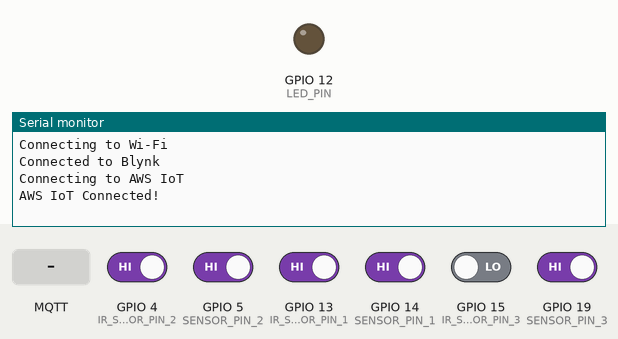
Recording of a sketch running on a simulated ESP32. Shown: output pins drawn as LEDs (lit = HIGH), the last lines printed to the serial monitor. The inputs (shaded band) are chosen by the test bench; at power-on: GPIO 4 (IR_SENSOR_PIN_2), GPIO 5 (SENSOR_PIN_2), GPIO 13 (IR_SENSOR_PIN_1), GPIO 14 (SENSOR_PIN_1), GPIO 19 (SENSOR_PIN_3) HIGH, GPIO 15 (IR_SENSOR_PIN_3) LOW. WiFi joins after 1.5 s; servers stay silent unless stated; no MQTT or app messages arrive unless stated.

Above: at 3.3 s.
3.4 s: GPIO 5 (SENSOR_PIN_2) driven LOW
8.6 s: MQTT message "1" arrives on the first subscribed topic
At 15.3 s:
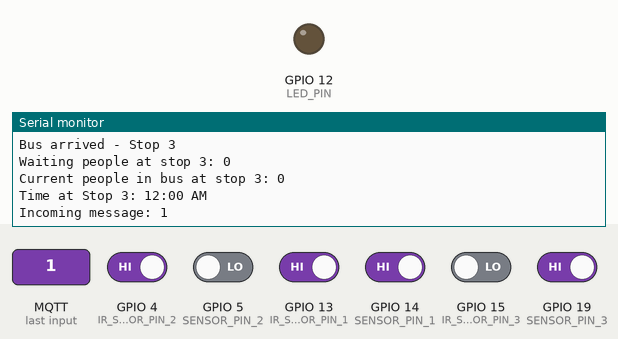
15.6 s: MQTT message "on" arrives on the first subscribed topic
At 20.6 s:
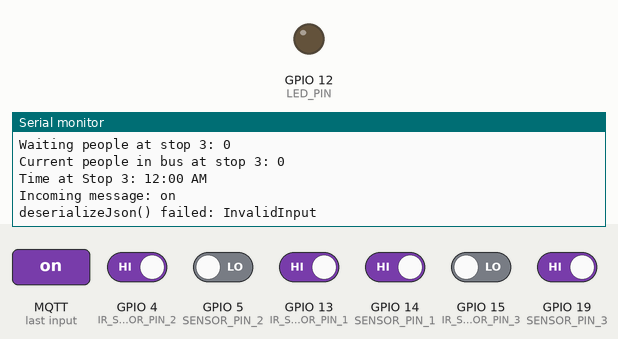
21.6 s: MQTT message "off" arrives on the first subscribed topic
At 26.7 s:
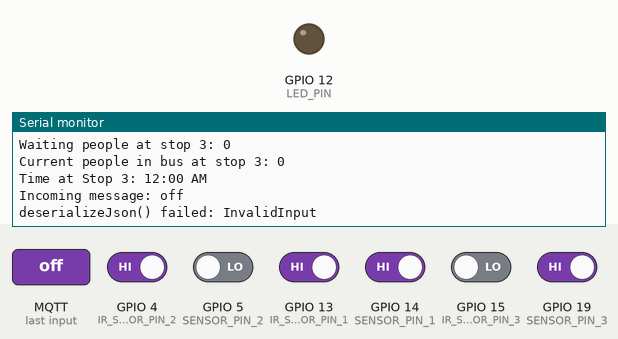

Measured:
- after the input at 8.6 s, the serial monitor: prints a new line after 5.6 s (image 1)
- after the input at 15.6 s, the serial monitor: prints a new line after 4.6 s (image 2)
- after the input at 21.6 s, the serial monitor: prints a new line after 4.6 s (image 3)

The sketch:

test.ino
```cpp
#include "secrets.h"
#include <WiFiClientSecure.h>
#include <PubSubClient.h>
#include <ArduinoJson.h>
#include <BlynkSimpleEsp32.h>
#define BLYNK_PRINT Serial
#include "WiFi.h"


#define BLYNK_TEMPLATE_ID "TMPL3aiEksDHh"
#define BLYNK_TEMPLATE_NAME "ETA"

#define AWS_IOT_PUBLISH_TOPIC   "esp32/pub"
#define AWS_IOT_SUBSCRIBE_TOPIC "esp32/sub"

#define VIRTUAL_PIN_PEOPLE 0
#define VIRTUAL_PIN_STOP_NUMBER 1
#define VIRTUAL_PIN_WAITING_PEOPLE_2 2
#define VIRTUAL_PIN_WAITING_PEOPLE_3 3


//blynk
char auth[] = "iDX0zEhM5RlogLTHzLFNteGXJT46W8Ri";  //Enter your Blynk Auth token
char ssid[] = "Preethi";  //Enter your WIFI SSID
char pass[] = "bat1234567";  //Enter your WIFI Password

BlynkTimer timer;


#define SENSOR_PIN_1 14   // Pin number of the slot sensor
#define IR_SENSOR_PIN_1 13 // Pin number of the IR sensor

#define SENSOR_PIN_2 5  // Pin number of the slot sensor
#define IR_SENSOR_PIN_2 4 // Pin number of the IR sensor

#define SENSOR_PIN_3 19  // Pin number of the slot sensor
#define IR_SENSOR_PIN_3 15 // Pin number of the IR sensor

#define LED_PIN 12        // Pin number of the LED

int count = 0;           // Current count of passengers on the bus
int limit = 3;           // Limit of passengers on the bus
int currentPeople = 0;
int stopNumber = 0;

int waitingPeoplestop2 = 1;  // Number of waiting people at stop 2
int waitingPeoplestop3 = 1;  // Number of waiting people at stop 3

bool busFull = false;    // Flag to indicate if the bus is full

unsigned long arrivalTime;
unsigned long departureTime;
unsigned long departureTime1;
unsigned long departureTime2;
unsigned long departureTime3;

WiFiClientSecure net;
PubSubClient client(net);

void connectAWS()
{
  WiFi.mode(WIFI_STA);
  WiFi.begin(WIFI_SSID, WIFI_PASSWORD);

  Serial.println("Connecting to Wi-Fi");

  while (WiFi.status() != WL_CONNECTED)
  {
    delay(500);
    Serial.print(".");
  }


  // Connect to Blynk
  Blynk.begin(auth, ssid, pass, "blynk.cloud", 80);
  while (!Blynk.connected()) {
    delay(500);
    Serial.print(".");
  }
  Serial.println("Connected to Blynk");


  // Configure WiFiClientSecure to use the AWS IoT device credentials
  net.setCACert(AWS_CERT_CA);
  net.setCertificate(AWS_CERT_CRT);
  net.setPrivateKey(AWS_CERT_PRIVATE);

  // Connect to the MQTT broker on the AWS endpoint we defined earlier
  client.setServer(AWS_IOT_ENDPOINT, 8883);

  // Create a message handler
  client.setCallback(messageHandler);

  Serial.println("Connecting to AWS IoT");

  while (!client.connect(THINGNAME))
  {
    Serial.print(".");
    delay(100);
  }

  if (!client.connected())
  {
    Serial.println("AWS IoT Timeout!");
    return;
  }

  // Subscribe to a topic
  client.subscribe(AWS_IOT_SUBSCRIBE_TOPIC);

  Serial.println("AWS IoT Connected!");
}

void publishMessage()
{
  // Update Blynk labels
  Blynk.virtualWrite(VIRTUAL_PIN_PEOPLE, currentPeople);
  Blynk.virtualWrite(VIRTUAL_PIN_STOP_NUMBER, stopNumber);
  Blynk.virtualWrite(VIRTUAL_PIN_WAITING_PEOPLE_2, waitingPeoplestop2);
  Blynk.virtualWrite(VIRTUAL_PIN_WAITING_PEOPLE_3, waitingPeoplestop3);
  StaticJsonDocument<200> doc;
  doc["CurrentPeople"] = currentPeople;
  doc["BusFull"] = busFull;
  doc["ArrivalTime"] = formatTimeWithAMPM(arrivalTime); // Include the formatted arrival time
  doc["DepartureTime"] = formatTimeWithAMPM(departureTime); // Include the formatted departure time
  doc["StopNumber"] = stopNumber; // Add the stop number to the JSON document
  doc["waitingPeoplestop2"] = waitingPeoplestop2;
  doc["waitingPeoplestop3"] = waitingPeoplestop3;

  char jsonBuffer[1024];
  serializeJson(doc, jsonBuffer); // Serialize the JSON document to a buffer

  client.publish(AWS_IOT_PUBLISH_TOPIC, jsonBuffer);
}

void messageHandler(char* topic, byte* payload, unsigned int length)
{
  Serial.print("Incoming message: ");
  for (int i = 0; i < length; i++)
  {
    Serial.print((char)payload[i]);
  }
  Serial.println();
  // Parse the incoming message as JSON
  StaticJsonDocument<200> doc;
  DeserializationError error = deserializeJson(doc, payload, length);
  if (error)
  {
    Serial.print("deserializeJson() failed: ");
    Serial.println(error.f_str());
    return;
  }

  // Check if the message contains the departure time
  if (doc.containsKey("DepartureTime"))
  {
    departureTime = doc["DepartureTime"].as<unsigned long>();
    Serial.print("Departure Time: ");
    Serial.println(formatTimeWithAMPM(departureTime));
  }
}

String formatTimeWithAMPM(unsigned long timeInMillis)
{
  int hour = (timeInMillis / 3600000) % 12; // Convert milliseconds to hours and take modulo 12
  int minute = (timeInMillis / 60000) % 60; // Convert milliseconds to minutes and take modulo 60
  String ampm = (timeInMillis / 43200000) ? "PM" : "AM"; // Determine AM or PM based on milliseconds

  if (hour == 0) {
    hour = 12; // 12-hour format, so set hour to 12 if it's 0
  }

  String formattedTime = String(hour) + ":" + (minute < 10 ? "0" : "") + String(minute) + " " + ampm;
  return formattedTime;
}

void setup()
{
  // Initialize Blynk virtual pins
  Blynk.virtualWrite(VIRTUAL_PIN_PEOPLE, currentPeople);
  Blynk.virtualWrite(VIRTUAL_PIN_STOP_NUMBER, stopNumber);
  Blynk.virtualWrite(VIRTUAL_PIN_WAITING_PEOPLE_2, waitingPeoplestop2);
  Blynk.virtualWrite(VIRTUAL_PIN_WAITING_PEOPLE_3, waitingPeoplestop3);
  Serial.begin(115200);
  pinMode(SENSOR_PIN_1, INPUT);
  pinMode(IR_SENSOR_PIN_1, INPUT);
  pinMode(SENSOR_PIN_2, INPUT);
  pinMode(IR_SENSOR_PIN_2, INPUT);
  pinMode(SENSOR_PIN_3, INPUT);
  pinMode(IR_SENSOR_PIN_3, INPUT);
  pinMode(LED_PIN, OUTPUT);
  Blynk.begin(auth, ssid, pass, "blynk.cloud", 80);

  connectAWS();
}


//blynk

void loop()
{
  int value1 = digitalRead(SENSOR_PIN_1);
  int sensorValue1 = digitalRead(IR_SENSOR_PIN_1);
  int value2 = digitalRead(SENSOR_PIN_2);
  int sensorValue2 = digitalRead(IR_SENSOR_PIN_2);
  int value3 = digitalRead(SENSOR_PIN_3);
  int sensorValue3 = digitalRead(IR_SENSOR_PIN_3);

  if (busFull) {
    return; // Stop the code execution if the bus is full
  }

  // Check if bus 1 has arrived
  if (value1 == LOW && sensorValue1 == HIGH) {
    Serial.println("Bus didn't come - Stop 1");
    digitalWrite(LED_PIN, LOW);
  }
  delay(1000);
  if (sensorValue1 == LOW) {
    Serial.println("Bus arrived - Stop 1");

    if (value1 == HIGH) {
      count++;
      currentPeople = limit - count;

      Serial.print("Current people in bus at stop 1: ");
      Serial.println(currentPeople);
      Blynk.virtualWrite(V0,currentPeople);
      publishMessage();

      unsigned long stop1Time = millis(); // Capture the current time
      arrivalTime = stop1Time; // Assign the arrival time
      departureTime1 = stop1Time; // Assign the departure time for stop 1

      Serial.print("Time at Stop 1: ");
      Serial.println(formatTimeWithAMPM(stop1Time));
      publishMessage();
      stopNumber = 1;
      // Publish the JSON document with stop number
      publishMessage();
      Blynk.virtualWrite(V1,stopNumber );
    }
  }
  delay(1000);

  // Check if bus 2 has arrived
  if (value2 == LOW && sensorValue2 == HIGH) {
    Serial.println("Bus didn't come - Stop 2");
    digitalWrite(LED_PIN, LOW);
  }
  delay(1000);
  if (sensorValue2 == LOW) {
    Serial.println("Bus arrived - Stop 2");
    if (value2 == HIGH) {
      if (waitingPeoplestop2 > 0) {
        waitingPeoplestop2--;
        limit--;
        if (limit < 0) {
          limit = 0;
        }
      }

      Serial.print("Waiting people at stop 2: ");
      Serial.println(waitingPeoplestop2);
      Blynk.virtualWrite(V2,waitingPeoplestop2);
      publishMessage();
      count = min(count, limit); // Ensure count does not exceed the new limit
      currentPeople = count;

      Serial.print("Current people in bus at stop 2: ");
      Serial.println(currentPeople);
      Blynk.virtualWrite(V0,currentPeople );
      publishMessage();

      unsigned long stop2Time = millis(); // Capture the current time
      arrivalTime = stop2Time; // Assign the arrival time
      departureTime2 = stop2Time; // Assign the departure time for stop 2

      Serial.print("Time at Stop 2: ");
      Serial.println(formatTimeWithAMPM(stop2Time));
      publishMessage();
      stopNumber = 2;
      // Publish the JSON document with stop number
      publishMessage();
      Blynk.virtualWrite(V1,stopNumber );
    }
  }
  delay(1000);

//bus 3
  if (value3 == LOW && sensorValue3 == HIGH) {
    Serial.println("Bus didn't come - Stop 3");
    digitalWrite(LED_PIN, LOW);
  }
  delay(1000);
  if (sensorValue3 == LOW) {
    Serial.println("Bus arrived - Stop 3");
    if (value3 == HIGH) {
      if (waitingPeoplestop3 > 0) {
        waitingPeoplestop3--;
        limit--;
        if (limit < 0) {
          limit = 0;
        }
      }

      Serial.print("Waiting people at stop 3: ");
      Serial.println(waitingPeoplestop3);
      Blynk.virtualWrite(V3,waitingPeoplestop3);
      publishMessage();
      count = min(count, limit); // Ensure count does not exceed the new limit
      currentPeople = count;

      Serial.print("Current people in bus at stop 3: ");
      Serial.println(currentPeople);
      Blynk.virtualWrite(V0,currentPeople );
      publishMessage();

      unsigned long stop3Time = millis(); // Capture the current time
      arrivalTime = stop3Time; // Assign the arrival time
      departureTime3 = stop3Time; // Assign the departure time for stop 2

      Serial.print("Time at Stop 3: ");
      Serial.println(formatTimeWithAMPM(stop3Time));
      publishMessage();
      stopNumber = 3;
      // Publish the JSON document with stop number
      publishMessage();
      Blynk.virtualWrite(V1,stopNumber );
    }
  }

  delay(1000);

  // Check if the bus is full
  if (count >= limit) {
    busFull = true;
    Serial.println("Bus is full");
    digitalWrite(LED_PIN, HIGH);
    publishMessage();
  }

  // Reconnect to AWS if the connection is lost
  if (!client.connected()) {
    connectAWS();
  }

  // Maintain the MQTT connection
  client.loop();

  Blynk.run();//Run the Blynk library
  timer.run();//Run the Blynk timer
}
```

secrets.h
```cpp
#include <pgmspace.h>

#define SECRET
#define THINGNAME "ESP32_PROJ1"                         //change this

const char WIFI_SSID[] = "Preethi";               //change this
const char WIFI_PASSWORD[] = "bat1234567";           //change this
const char AWS_IOT_ENDPOINT[] = "a30ng0lr45oyw8-ats.iot.us-east-1.amazonaws.com";       //change this

// Amazon Root CA 1
static const char AWS_CERT_CA[] PROGMEM = R"EOF(
-----BEGIN CERTIFICATE-----
MIIDQTCCAimgAwIBAgITBmyfz5m/jAo54vB4ikPmljZbyjANBgkqhkiG9w0BAQsF
ADA5MQswCQYDVQQGEwJVUzEPMA0GA1UEChMGQW1hem9uMRkwFwYDVQQDExBBbWF6
b24gUm9vdCBDQSAxMB4XDTE1MDUyNjAwMDAwMFoXDTM4MDExNzAwMDAwMFowOTEL
MAkGA1UEBhMCVVMxDzANBgNVBAoTBkFtYXpvbjEZMBcGA1UEAxMQQW1hem9uIFJv
b3QgQ0EgMTCCASIwDQYJKoZIhvcNAQEBBQADggEPADCCAQoCggEBALJ4gHHKeNXj
ca9HgFB0fW7Y14h29Jlo91ghYPl0hAEvrAIthtOgQ3pOsqTQNroBvo3bSMgHFzZM
9O6II8c+6zf1tRn4SWiw3te5djgdYZ6k/oI2peVKVuRF4fn9tBb6dNqcmzU5L/qw
IFAGbHrQgLKm+a/sRxmPUDgH3KKHOVj4utWp+UhnMJbulHheb4mjUcAwhmahRWa6
VOujw5H5SNz/0egwLX0tdHA114gk957EWW67c4cX8jJGKLhD+rcdqsq08p8kDi1L
93FcXmn/6pUCyziKrlA4b9v7LWIbxcceVOF34GfID5yHI9Y/QCB/IIDEgEw+OyQm
jgSubJrIqg0CAwEAAaNCMEAwDwYDVR0TAQH/BAUwAwEB/zAOBgNVHQ8BAf8EBAMC
AYYwHQYDVR0OBBYEFIQYzIU07LwMlJQuCFmcx7IQTgoIMA0GCSqGSIb3DQEBCwUA
A4IBAQCY8jdaQZChGsV2USggNiMOruYou6r4lK5IpDB/G/wkjUu0yKGX9rbxenDI
U5PMCCjjmCXPI6T53iHTfIUJrU6adTrCC2qJeHZERxhlbI1Bjjt/msv0tadQ1wUs
N+gDS63pYaACbvXy8MWy7Vu33PqUXHeeE6V/Uq2V8viTO96LXFvKWlJbYK8U90vv
o/ufQJVtMVT8QtPHRh8jrdkPSHCa2XV4cdFyQzR1bldZwgJcJmApzyMZFo6IQ6XU
5MsI+yMRQ+hDKXJioaldXgjUkK642M4UwtBV8ob2xJNDd2ZhwLnoQdeXeGADbkpy
rqXRfboQnoZsG4q5WTP468SQvvG5
-----END CERTIFICATE-----
)EOF";

// Device Certificate                                               //change this
static const char AWS_CERT_CRT[] PROGMEM = R"KEY(
-----BEGIN CERTIFICATE-----
MIIDWjCCAkKgAwIBAgIVAIqFCmvVuxA2k/+aMRxKwWdMjSuJMA0GCSqGSIb3DQEB
CwUAME0xSzBJBgNVBAsMQkFtYXpvbiBXZWIgU2VydmljZXMgTz1BbWF6b24uY29t
IEluYy4gTD1TZWF0dGxlIFNUPVdhc2hpbmd0b24gQz1VUzAeFw0yMzA1MjQxMDE0
NTBaFw00OTEyMzEyMzU5NTlaMB4xHDAaBgNVBAMME0FXUyBJb1QgQ2VydGlmaWNh
dGUwggEiMA0GCSqGSIb3DQEBAQUAA4IBDwAwggEKAoIBAQCm2YE3RxKKdxDG9sL0
RSQzJSPT6impoHnCQ40lE643U8t7s8+hMcX6Gf9T94e0hoRciBij/rZN+QK4ZO5C
hHQ1pbBhD9oF2gDgPAXfOgzav0bLs/nmPD95W54K1w1vQCYeXQ0gJFlELLG80B1M
0lkYBRPdziGYxdWIJuHRTaO14DRPeIgDuq7li0ptjJY4970i+WaDXFEYwJsbrtmO
CXnjZ5uaUBhaT3FzOYpAFTtkCcmcOaJjnvtyeltbWWggzhlN790YjPh5JCMLdUNT
Zv0jks0OMStm/EnYmDAMnIhABpGnha7bJcz9nVhGKXxaqK4d2kZf0O3tPdclZKlb
zaHvAgMBAAGjYDBeMB8GA1UdIwQYMBaAFOlIOyVtVz125k/REr2oTzVojlWWMB0G
A1UdDgQWBBThM5smIFyFfVpzae1mR5+nMROIKzAMBgNVHRMBAf8EAjAAMA4GA1Ud
DwEB/wQEAwIHgDANBgkqhkiG9w0BAQsFAAOCAQEAIK/O76O1H935JIfXqRGHYyvX
QaMJFNJV3y7c2mGGpOP83rDG04RsndTFamX7hai0FpULMtC0ka+/c2++nwCNi3Ig
vGQMzQwFh7HzvvINZj7Yl+oecJ2fmEYzntgA9qamM0sTmRRLw6xqo5ix7DOSbNwm
iVAAhRB8CsZk22fmlSWYvoAiSwmPfsyMHlkt9Lsy9R0XPezJMwkL+/VLHD4Y3W97
JAhXulTdZoVLeVN7QCDuZPSmYvx43snqEobP/QbMDS1v8vVWIaZYvOD0NFbaXdyN
wUp74AZ6RkMzqeSYYzApHlZR704oWCdrV0fxS81asxDkrVftNhxxbbdQW6AlVg==
-----END CERTIFICATE-----


)KEY";

// Device Private Key                                               //change this
static const char AWS_CERT_PRIVATE[] PROGMEM = R"KEY(
-----BEGIN RSA PRIVATE KEY-----
MIIEogIBAAKCAQEAptmBN0cSincQxvbC9EUkMyUj0+opqaB5wkONJROuN1PLe7PP
oTHF+hn/U/eHtIaEXIgYo/62TfkCuGTuQoR0NaWwYQ/aBdoA4DwF3zoM2r9Gy7P5
5jw/eVueCtcNb0AmHl0NICRZRCyxvNAdTNJZGAUT3c4hmMXViCbh0U2jteA0T3iI
A7qu5YtKbYyWOPe9Ivlmg1xRGMCbG67Zjgl542ebmlAYWk9xczmKQBU7ZAnJnDmi
Y577cnpbW1loIM4ZTe/dGIz4eSQjC3VDU2b9I5LNDjErZvxJ2JgwDJyIQAaRp4Wu
2yXM/Z1YRil8WqiuHdpGX9Dt7T3XJWSpW82h7wIDAQABAoIBAAEU/gKGwncFaKVx
qjf9TsvKHN5d8WE5OjDpUTwBUaroLzShKOKJuRfzHTXFMCsaiDc1ZruBhlshF0Rs
2yKxSzOh3G/0s1xAWqsZmIwnCzhL70CY7TDyCRNXZcH6PQsQpm6h+djQg4eupoRr
8RSzdIJ0XfmdQZiFB+p3HhXGZB5k0CPIH6xcux2l+NscM0H9HwyTUcSeioLnOmpw
Y7azY93uOgZnJaAfAiT5evWv9Ug6xN7MvHoMUaEsm7AS46Ph2ouK5FP/k85I+Kqm
rovPe9JDdoKNw6jt27GICM0siOnd1JzUMrfsgRBsvWRvLi+Ut9tbB78iyhk7zymr
TciCYXkCgYEA0KoVutub+3K0M4Ue8YO/mVSScfqhFyEb/XHJ95i7JKnTmtXSVozo
i0oRtAxV9wMxHuOHJYqpT3RWWsTFK29j0Pn/WxS41XQrABfH9E/4BpRiWBJlWlda
6tStnquZuQn5S7gcpfExHmOuW6tbj/win0sdk5Hu3SE/wTQ5OoMeFq0CgYEAzLMU
0uM1TWwpTuCQW7WX5CO23HoWtJRpZKP84oGXemCsuem7yERJOUu3PIBLojt4OvGO
LhG0NaJwlY+bCQdBEKw43j22IxowlQYj2nZ3A/afbSSXSIL4VlkDEFmUhq/hnXtF
KpJ7A5Ns/RoogUtOYLLhYWLxlecnaMdThKTI2osCgYBX5s6woMLc8j0nVvTqGO4l
0ZK/oS0raS85XS4Pt69eiowxtdGd1E5CHznF90xfemC++mp8TiV06zVVl37YBVyv
NCF2ZQxYH0/eAiahrO53Fxs2rskzfYk3U9Cv/uoLIUB7vVuULD7c5nEU/OLdjQGo
ySP0fo15agBJi45wL7wFIQKBgG8MA5L4QXVT5QDuYEHwPIs+OLhY3zJthNNdBxZV
2ThBc9KTkxRsvxB/G9ONgfprqqjHXCtv3URvcAYi1qdKMSj7VQpzjfhy/8IIh7C/
LYeP5iMOg6eJrXEibsAS6Lk8dve45OfYeTWSZ8DSzQB/OvDIee4cABUjRkTYRV2j
C3dLAoGAW9vQXWFYsXTfxpuDDWxYOD0mMKfiiBlEtuVGkFnmQgdJ+lvcOHoALnEW
LVG1HRkTXIv2hT4TY1YkttWEqJd3k229QzlY9brJB/oS4lnh7kD5VYKgp+k0yPK0
r8qVueixKVNonQ6Z28UbbfuM963KOpdMamv0bGNMPKMJ9SoykwE=
-----END RSA PRIVATE KEY-----


)KEY";
```
